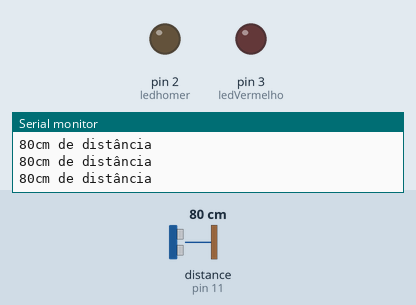
Recording of a sketch running on a simulated Arduino Uno, built with avr-gcc and run on an emulated ATmega328P. Parts: output pins drawn as LEDs (lit = HIGH), the last lines printed to the serial monitor. Inputs (shaded band) come from the test bench; at power-on: distance to the obstacle (sensor on pin 11) 80 cm. The echo pulse lasts 58.3 µs per cm; pins used as bus, display or sensor lines are not drawn.

Above: at 1.2 s.
1.3 s: distance to the obstacle (sensor on pin 11) set to 32 cm
2.8 s: distance to the obstacle (sensor on pin 11) set to 28 cm
At 4.1 s:
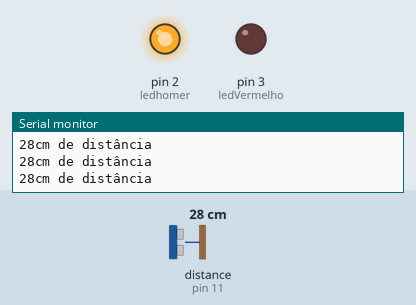
4.4 s: distance to the obstacle (sensor on pin 11) set to 18 cm
5.9 s: distance to the obstacle (sensor on pin 11) set to 13 cm
At 6.7 s:
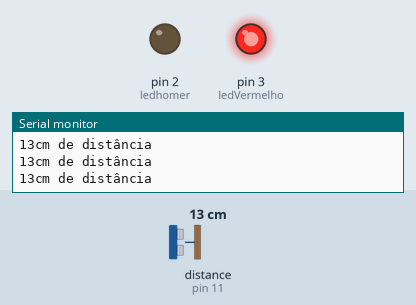
7.5 s: distance to the obstacle (sensor on pin 11) set to 60 cm
At 8.8 s:
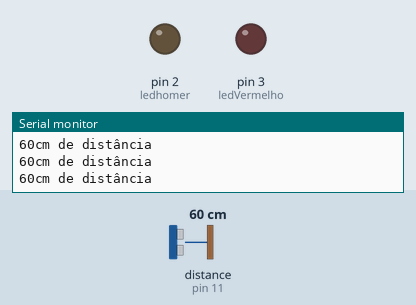
9.1 s: distance to the obstacle (sensor on pin 11) set to 2 cm
At 10.1 s:
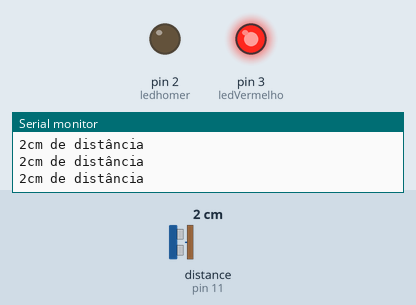
Timing chart, 0 to 11.7 s (numbered marks = the images above; inputs shaded):
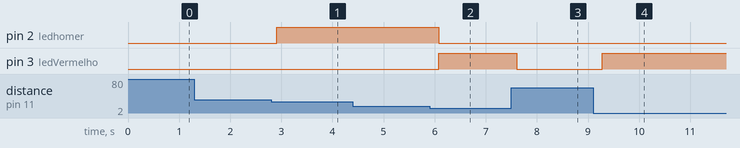

The sketch:

sensor_distancia.ino
```cpp
#include <HCSR04.h>

//define onde o sensor está ligado
#define Echo 11
#define Trig 10
#define ledVermelho 3
#define ledhulk 10
#define ledhomer 2
int distancia;

UltraSonicDistanceSensor sensor(Trig, Echo);  //Inicializa o sensor usando os pinos

void setup () {
    Serial.begin(9600); //inicia a comunicação com o computador
    pinMode(ledVermelho, OUTPUT);
    pinMode(ledhulk, OUTPUT);
    pinMode(ledhomer, OUTPUT);
}
void loop () {

    distancia=sensor.measureDistanceCm();
    Serial.print(distancia);
    Serial.println("cm de distância");
    delay(100);

    if (distancia<=15) {

      digitalWrite(ledVermelho, HIGH);
      digitalWrite(ledhulk, LOW);
      digitalWrite(ledhomer, LOW);
    }

    if (distancia>=16) {

      digitalWrite(ledhomer, HIGH);
      digitalWrite(ledhulk, LOW);
    }


    if (distancia>15) {

      digitalWrite(ledVermelho, LOW);

    }

    if (distancia>=30) {

      digitalWrite(ledhomer, LOW);
      digitalWrite(ledhulk, HIGH);
    }
    }
```

Measured:
- the behaviour switches between 30 and 29 cm on distance to the obstacle (sensor on pin 11) (found by bisection; images 0 and 1)
- the behaviour switches between 16 and 15 cm on distance to the obstacle (sensor on pin 11) (found by bisection; images 1 and 2)
- after the input at 2.8 s, pin 2 (ledhomer): LOW → HIGH after 0.11 s
- after the input at 5.9 s, pin 2 (ledhomer): HIGH → LOW after 0.18 s; pin 3 (ledVermelho): LOW → HIGH after 0.18 s
- after the input at 7.5 s, pin 3 (ledVermelho): HIGH → LOW after 0.11 s
- after the input at 9.1 s, pin 3 (ledVermelho): LOW → HIGH after 0.18 s
